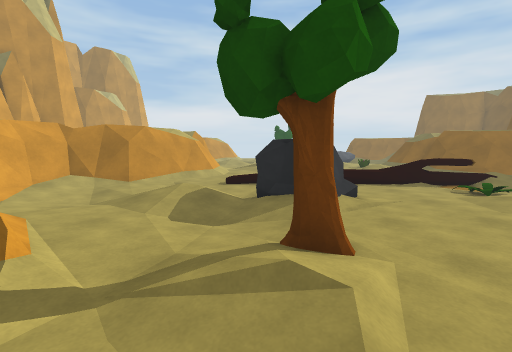
[1] (above)

17 first-person views from a walk through a scene from a Unity 3-D project. The camera is 1.5 m above the floor, tilts 6° down and sees 85° across. The floor is counted in squares, 1 m on a side. Each view is taken from the middle of a square. On the plan, view 1 faces up. The plan holds only what a view shows up to about 14 squares ahead; the rest is blank. The place goes on beyond the plan.

[2]
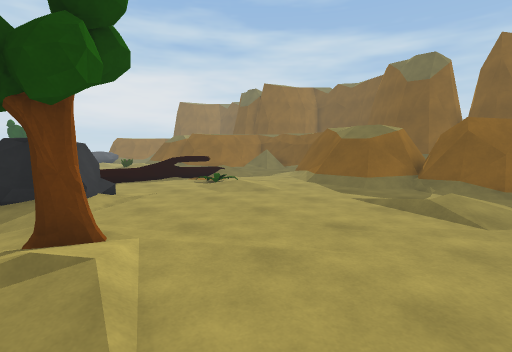

[3]
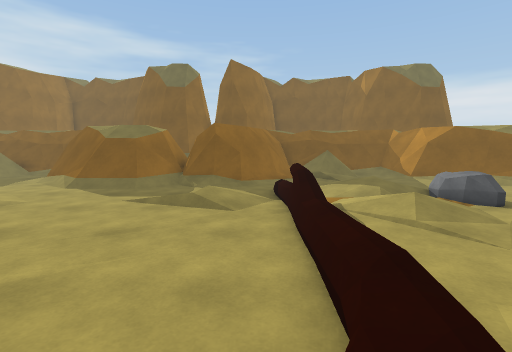

[4]
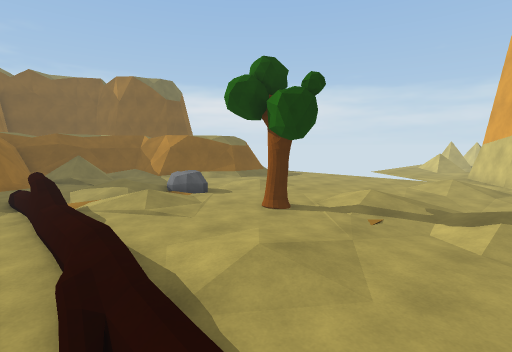

[5]
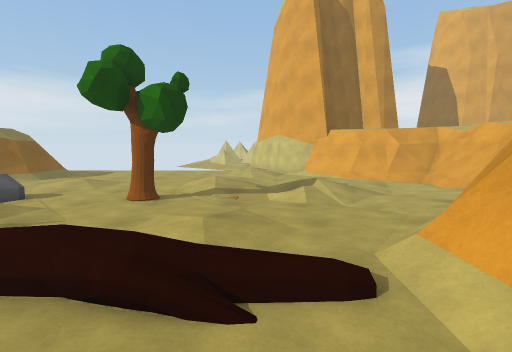

[6]
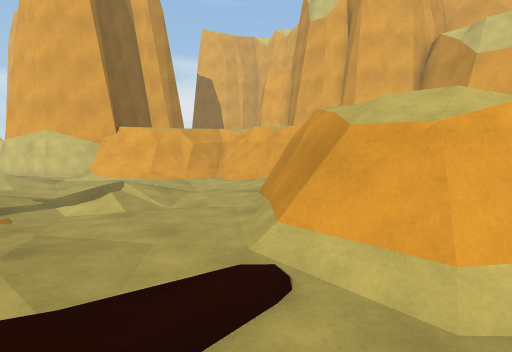

[7]
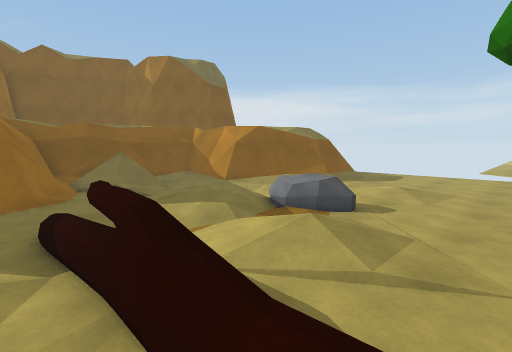

[8]
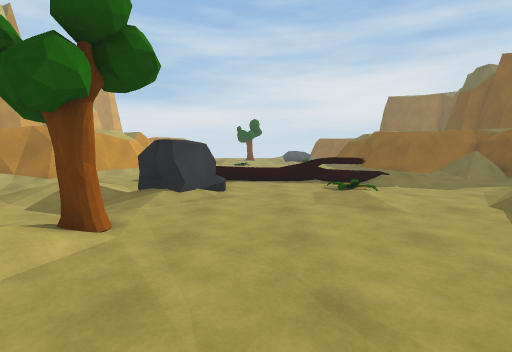

[9]
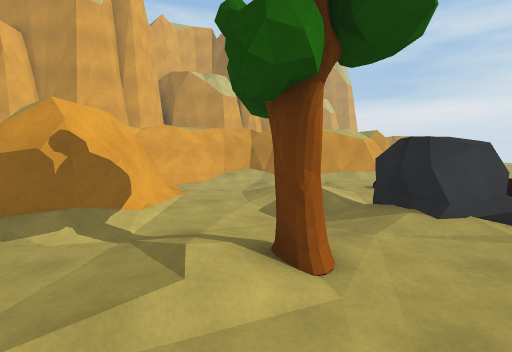

[10]
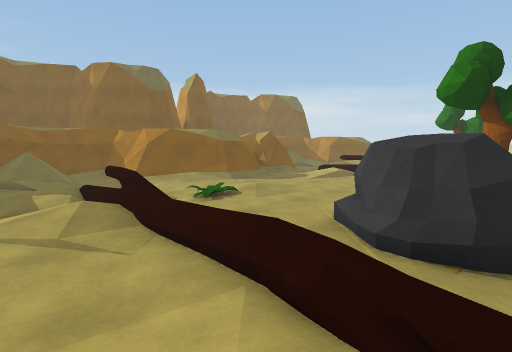

[11]
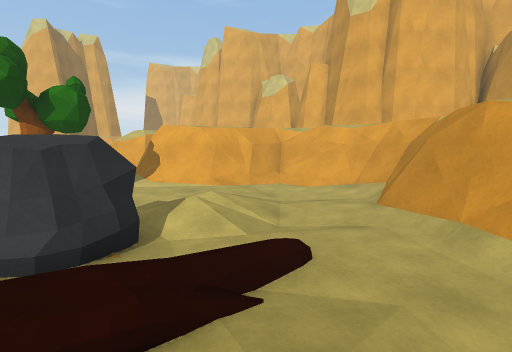

[12]
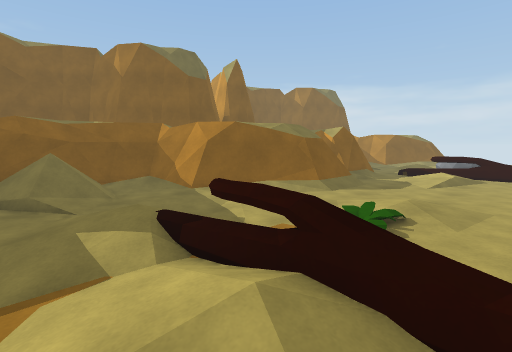

[13]
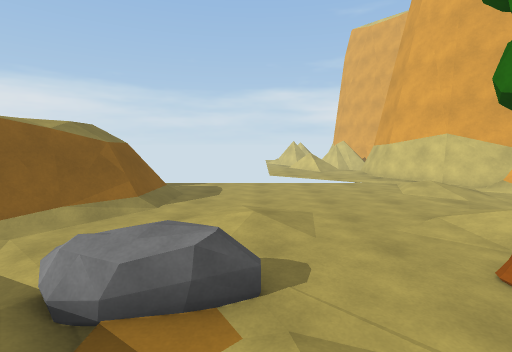

[14]
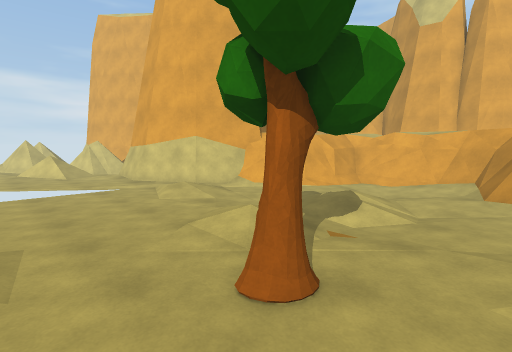

[15]
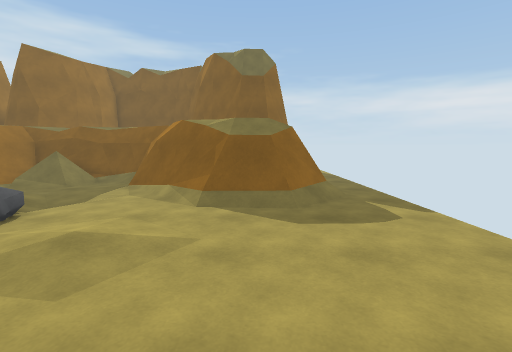

[16]
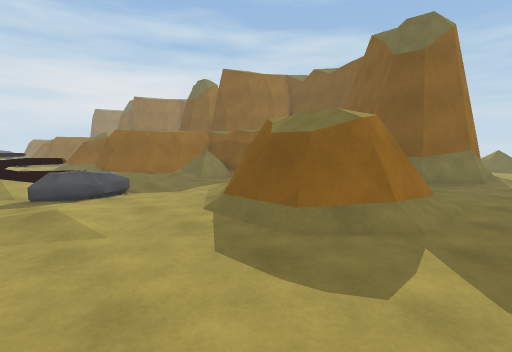

[17]
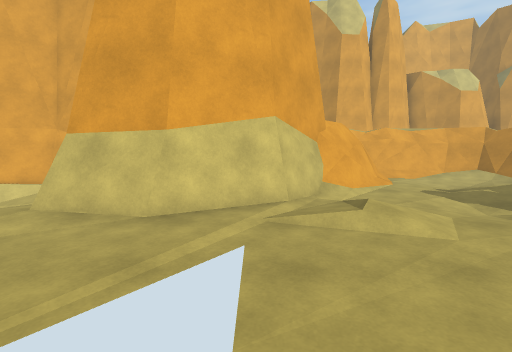

### Floor plan
Key: @ floor where view 1 was taken; # wall or solid block; x gap in a wall; . main floor; : floor 0.25 m higher than the main floor; - floor 0.25 m lower than the main floor; + floor 0.5 m higher than the main floor; / step, stairs or slope; = window, fence, low wall or low ledge; ^ raised ledge; R rock; P plant; T tree; O other object.
Columns run from 8 left of view 1 to 22 right of it. Each row starts with its distance up from view 1.
 14    ##=/.. ...../.-....//##
 13    ##/...:....//.///.///=#
 12  ###/..//#/../////+:.///=#
 11 ##=/......//.==^^///..//##
 10 #/...-/..R/.......--.../##
  9 #....///RRR/...P...../=##
  8 #.--.://RRR/......../###
  7 #....///.RR....:.../##
  6 #//....--/......../###
  5 ####...-........../##
  4   ###.../T......../##
  3    ###.///......../##
  2     ##..:/.........=#
  1     #=........./:..##
  0     #=/.@......///.##
 -1     ##/........./../##
 -2     ##/:////#O^x^#/./#####
 -3     ##/..........-....//##
 -4    ##/...:....//.//..///=#
 -5  ###/........./////:.///=#
 -6 ###=..........././//..//##
 -7 #/...--....TT..RRR/-.../##
 -8 #....///-.............=##
 -9 #..-.:+////..........###
-10 #....///.//....:.../##
-11 #//....-//.....:../=##
-12 ###/...-........../##
-13  ####............./##     ##
-14    ###.///......../####   ##
-15     ##/.//........./###....####
-16      ##/....................//
-17       ##..................
-18        #/..
-19        ##...
-20         #...

Positions as (right, up) in squares from view 1, and headings:
1: (0, 0), facing up
2: (0, -1), facing up-right
3: (0, -1), facing right
4: (-2, -1), facing down-right
5: (0, 1), facing down
6: (1, 0), facing down-left
7: (4, -1), facing down-right
8: (4, -1), facing up
9: (3, 1), facing up-left
10: (0, 14), facing down-right
11: (2, 14), facing down-left
12: (5, 14), facing down-right
13: (7, -4), facing down
14: (6, -5), facing down-left
15: (3, -13), facing right
16: (6, -17), facing up-right
17: (6, -17), facing left
